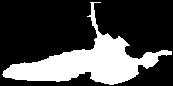
#> input picture current/cropimage0.jpg, 173 x 86 px; its folder holds only this picture in this run
$ python TestFun.py
#> lines starting #> are read from the running program, lines starting #| are printed output that depends on the picture; after the words box and inside, x2 and y2 are one past the last pixel; in counts of white or black regions, pixels touching at a corner belong together; long printed decimals are rounded
import numpy as np
import os
import cv2
import matplotlib.pyplot as plt
def dbscanFromIMG(img, eps, min_samples):
    # input: img,eps,min_samples
    # output: dbscan, 2Dpoints from img
    if len(img.shape) == 3:
        img = cv2.cvtColor(img, cv2.COLOR_BGR2GRAY)
        retval, imgbin = cv2.threshold(img, 150, 255, cv2.THRESH_BINARY)
    imgbin = img
    points = From2D2points(imgbin)
    X = points
    X1 = StandardScaler().fit_transform(X)
    db = DBSCAN(eps=eps, min_samples=min_samples).fit(X1)
    return db, points
import sys
from sklearn.cluster import DBSCAN
from sklearn.preprocessing import StandardScaler


# print(__doc__)


from PIL import Image


def From2D2points(img):
    points = list()
    for i in range(0, img.shape[0]):
        for j in range(0, img.shape[1]):
            if img[i][j] > 200:
                points.append([i, j])
    points = np.array(points)
    return points


def gt_num_pointInlable(labels):
    classes = list(set(labels))
    num_pointInlable = dict()
    for i in range(0, len(labels)):
        if labels[i] in classes:
            num_pointInlable.setdefault(str(labels[i]), []).append(i)
    return num_pointInlable


def StoreSeperateImg(img, points, pointstoshow, filename, key):
    height, width = img.shape
    img = np.zeros([height, width])
    PointsX = points[:, 0]
    PointsY = points[:, 1]
    for i in range(0, len(pointstoshow)):
        img[PointsX[pointstoshow[i]]][PointsY[pointstoshow[i]]] = 255
    img = Image.fromarray(img)
    img = img.convert('RGB')
    img.save('afterclustering\\clustering' + filename + str(key) + '.jpg')


'''
def showClustering(points,labels):
    unique_labels = set(labels)
    IfSaveFig = False
    colors = [plt.cm.Spectral(each)
              for each in np.linspace(0, 1, len(unique_labels))]
    core_samples_mask = np.zeros_like(labels, dtype=bool)
    core_samples_mask[db.core_sample_indices_] = True
    for k, col in zip(unique_labels, colors):
        if k == -1:
            # Black used for noise.
            col = [0, 0, 0, 1]

        class_member_mask = (labels == k)

        xy = points[class_member_mask & core_samples_mask]
        plt.plot(xy[:, 0], xy[:, 1], 'o', markerfacecolor=tuple(col),
                 markeredgecolor=tuple(col), markersize=0.11)
        if IfSaveFig:
            plt.title('Estimated number of clusters: %d' % n_clusters_)
            plt.savefig('clustering1.jpg')
        xy = points[class_member_mask & ~core_samples_mask]
        plt.plot(xy[:, 0], xy[:, 1], '.', markerfacecolor=tuple(col),
                 markeredgecolor='k', markersize=0.1)

    plt.title('Estimated number of mosquitos: %d' % n_clusters_)
    if IfSaveFig:
        plt.savefig('clustering.jpg')
    plt.show()
'''
dectedby2 = list()
num_mos = 0
for filename in os.listdir(r"./current"):  # read pics from folder one by one
    num_mos = num_mos + 1
    Ifdeletenoisy = False
    imgpath = os.path.join('./current', filename)
    img = cv2.imread(imgpath, cv2.IMREAD_UNCHANGED)
#> img is the input picture: shape (86, 173); min 0, max 255, mean 71.4
    db, points = dbscanFromIMG(img, 0.5, 200)  # Clustering
#> in dbscanFromIMG, `points = From2D2points(imgbin)`: points = 4159 pairs, first value 2 to 84, second value 2 to 171
#> in dbscanFromIMG, `X = points`: X has the same summary as points
#> in dbscanFromIMG, `X1 = StandardScaler().fit_transform(X)`: X1 = 4159 pairs, first value -4.4 to 1.62, second value -2.25 to 2.21
    X = points
#> X has the same summary as points in dbscanFromIMG
    labels = db.labels_
#> labels = 4159 values from -1 to 0
    # Number of clusters in labels, ignoring noise if present.
    n_clusters_ = len(set(labels))
#> n_clusters_ = 2
    print('after 1st clustering, the num of all clusterings: ', n_clusters_)
#| after 1st clustering, the num of all clusterings:  2
    num_pointInlable = gt_num_pointInlable(labels)
#> in gt_num_pointInlable, `classes = list(set(labels))`: classes = [0, -1]
#> after the loop in gt_num_pointInlable, `for i in range(0, len(labels)):`: num_pointInlable = 2 items
#> num_pointInlable = 2 items
    for key in num_pointInlable.keys():
        print('cluster: ', key, 'num of points:', len(num_pointInlable[key]))
        StoreSeperateImg(img, points, np.array(num_pointInlable[key]), filename, key)
#> this loop made 2 passes
#> (height in StoreSeperateImg, width in StoreSeperateImg) on passes 1 to 2: (86, 173), (86, 173)
#| cluster:  -1 num of points: 124
#| cluster:  0 num of points: 4035
#> pass 1, in StoreSeperateImg, `img = Image.fromarray(img)`:
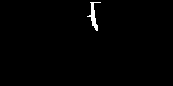
#> img: PIL image 173x86 F; 0.83% white; 1 white region, box (x1, y1, x2, y2) and area: (87, 2, 101, 31) 124
#> pass 2, in StoreSeperateImg (call 2), `img = Image.fromarray(img)`:
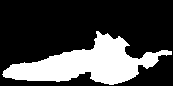
#> img: PIL image 173x86 F; 27.1% white; 1 white region, box (x1, y1, x2, y2) and area: (2, 31, 172, 85) 4035
    ##Covariance
    X2Cov = list()
    Y2Cov = list()
    for a in num_pointInlable[str(-1)]:
        X2Cov.append(X[a][0])
        Y2Cov.append(X[a][1])
#> this loop made 124 passes
#> after the loop, X2Cov = 124 values from 2 to 30; Y2Cov = 124 values, max 100 at index 10, min 87 at index 58, mean 93.2
    X2Cov = np.array(X2Cov)
    Y2Cov = np.array(Y2Cov)
    NoisyCov = np.cov(X2Cov, Y2Cov)
#> NoisyCov = [[67.46, 5.27], [5.27, 4.72]]
    print('Covariance:\n', NoisyCov)
#| Covariance:
#|  [[67.459  5.274]
#|  [ 5.274  4.715]]
    if NoisyCov[0][0] < 100 and NoisyCov[1][1] < 100:
        dectedby2.append(filename)
        print(filename, ':', NoisyCov)
#| cropimage0.jpg : [[67.459  5.274]
#|  [ 5.274  4.715]]
print(len(dectedby2) / num_mos)
'''
# delete noisy
if Ifdeletenoisy:
    print('length of X before delete: ', len(X))
    for i in set(labels):
        if len(num_pointInlable[str(i)])<1000:
            print(i, ',deleting points: ', len(num_pointInlable[str(i)]))
            for a in num_pointInlable[str(i)]:
                imgbin[X[a][0]][X[a][1]] = 0#delete noisy
X2 = From2D2points(imgbin)
X2 = StandardScaler().fit_transform(X2)
db = DBSCAN(eps=0.05, min_samples=200).fit(X2)
core_samples_mask = np.zeros_like(db.labels_, dtype=bool)
core_samples_mask[db.core_sample_indices_] = True
labels = db.labels_
n_clusters_ = len(set(labels)) - (1 if -1 in labels else 0)
print('after 2nd clustering, the num of mosq: ', n_clusters_)
# Black removed and is used for noise instead.
unique_labels = set(labels)
'''
'''
#plot
unique_labels = set(labels)
IfSaveFig = False
colors = [plt.cm.Spectral(each)
          for each in np.linspace(0, 1, len(unique_labels))]
core_samples_mask = np.zeros_like(labels, dtype=bool)
core_samples_mask[db.core_sample_indices_] = True
for k, col in zip(unique_labels, colors):
    if k == -1:
        # Black used for noise.
        col = [0, 0, 0, 1]
    class_member_mask = (labels == k)
    xy = X1[class_member_mask & core_samples_mask]
    plt.plot(xy[:, 0], xy[:, 1], 'o', markerfacecolor=tuple(col),
             markeredgecolor=tuple(col), markersize=1)
    if IfSaveFig:
        plt.title('Estimated number of clusters: %d' % n_clusters_)
        plt.savefig('clustering1.jpg')
    xy = X1[class_member_mask & ~core_samples_mask]
    plt.plot(xy[:, 0], xy[:, 1], 'o', markerfacecolor=tuple(col),
             markeredgecolor='k', markersize=1)

plt.title('Estimated number of mosquitos: %d' % n_clusters_)
if IfSaveFig:
    plt.savefig('clustering.jpg')
plt.show()
'''
# img = Image.fromarray(imgbin)
# img.show()

$ run again, on current/cropimage12.jpg
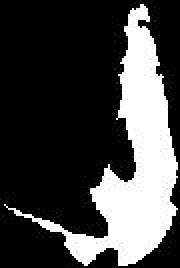
#> input picture current/cropimage12.jpg, 90 x 134 px (shown 2 times larger)
#> img is the input picture: shape (134, 90); min 0, max 255, mean 68.3
#> in dbscanFromIMG, `points = From2D2points(imgbin)`: points = 3222 pairs, first value 2 to 132, second value 2 to 88
#> in dbscanFromIMG, `X = points`: X has the same summary as points
#> X1 = 3222 pairs, first value -2.33 to 1.5, second value -4.73 to 1.58
#> `X = points`: X has the same summary as points in dbscanFromIMG
#> labels = 3222 values, max 0 at index 0, min -1 at index 2080, mean -0.085
#> n_clusters_ = 2
#| after 1st clustering, the num of all clusterings:  2
#> classes = [0, -1]
#> after the loop in gt_num_pointInlable, `for i in range(0, len(labels)):`: num_pointInlable = 2 items
#> the loop `for key in num_pointInlable.keys():` made 2 passes
#> (height in StoreSeperateImg, width in StoreSeperateImg) on passes 1 to 2: (134, 90), (134, 90)
#> (printed output is left out)
#> pass 1, in StoreSeperateImg, `img = Image.fromarray(img)`:
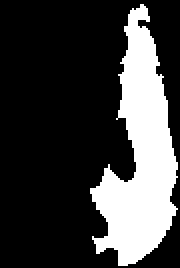
#> img: PIL image 90x134 F (shown 2 times larger); 24.4% white; 1 white region, box (x1, y1, x2, y2) and area: (45, 2, 89, 133) 2948
#> pass 2, in StoreSeperateImg (call 2), `img = Image.fromarray(img)`:
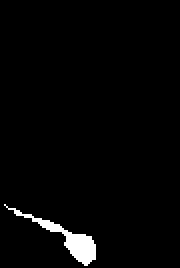
#> img: PIL image 90x134 F (shown 2 times larger); 2.3% white; 1 white region, box (x1, y1, x2, y2) and area: (2, 102, 48, 133) 274
#> the loop `for a in num_pointInlable[str(-1)]:` made 274 passes
#> a on passes 1 to 3: 2080, 2120, 2161
#> after the loop `for a in num_pointInlable[str(-1)]:`: X2Cov = 274 values from 102 to 132; Y2Cov = 274 values, max 47 at index 172, min 2 at index 0, mean 33.66
#> NoisyCov = [[50.75, 68.73], [68.73, 119.9]]
#| Covariance:
#|  [[ 50.748  68.727]
#|  [ 68.727 119.901]]
